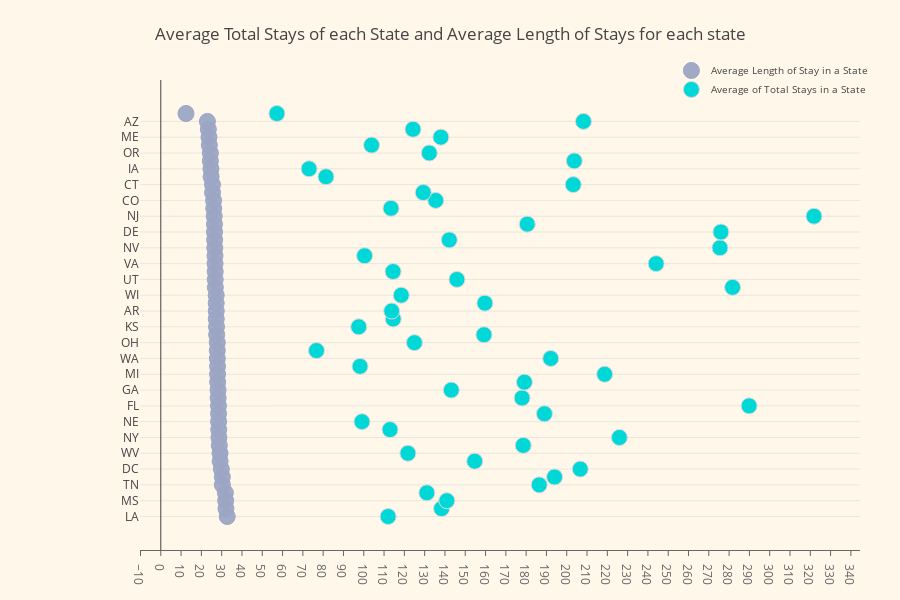

This figure's notebook cell:
### Code cell
query2 = """SELECT
  state, AVG(average_length_of_stays_days) as average_length_of_stays_days, AVG(total_stays) as total_stays
FROM
  `bigquery-public-data.cms_medicare.nursing_facilities_2014`
  GROUP BY 
  state
ORDER BY
  average_length_of_stays_days DESC;
        """
response2 = medicare.query_to_pandas_safe(query2)
response2.head(10)


trace0 = go.Scatter(
    x=response2.average_length_of_stays_days,
    y=response2.state,
    mode='markers',
    name='Average Length of Stay in a State',
    marker=dict(
        color='rgba(156, 165, 196, 0.95)',
        line=dict(
            color='rgba(156, 165, 196, 1.0)',
            width=1,
        ),
        symbol='circle',
        size=16,
    )
)
trace1 = go.Scatter(
    x=response2.total_stays,
    y=response2.state,
    mode='markers',
    name='Average of Total Stays in a State ',
    marker=dict(
        color='#00d8d8',
        line=dict(
            color='rgba(217, 217, 217, 1.0)',
            width=1,
        ),
        symbol='circle',
        size=16,
    )
)

data = [trace0, trace1]
layout = go.Layout(
    title="Average Total Stays of each State and Average Length of Stays for each state ",
    xaxis=dict(
        showgrid=False,
        showline=True,
        linecolor='rgb(102, 102, 102)',
        titlefont=dict(
            color='rgb(204, 204, 204)'
        ),
        tickfont=dict(
            color='rgb(102, 102, 102)',
        ),
        autotick=False,
        dtick=10,
        ticks='outside',
        tickcolor='rgb(102, 102, 102)',
    ),
    margin=dict(
        l=140,
        r=40,
        b=50,
        t=80
    ),
    legend=dict(
        font=dict(
            size=10,
        ),
        yanchor='middle',
        xanchor='right',
    ),
#     width=800,
    height=600,
    paper_bgcolor='rgb(254, 247, 234)',
    plot_bgcolor='rgb(254, 247, 234)',
    hovermode='closest',
)
fig = go.Figure(data=data, layout=layout)
iplot(fig, filename='lowest-oecd-votes-cast')

### Figure 1 — Plotly figure (JSON) as saved in the notebook; plotly's stock layout.template omitted (floating-point values rounded to 4 significant figures)
{"data": [{"type": "scatter", "x": [32.73, 32.11, 31.97, 31.81, 30.35, 30.32, 29.86, 29.23, 29.18, 28.83, 28.63, 28.56, 28.48, 28.46, 28.42, 28.24, 28.21, 28.01, 27.98, 27.97, 27.86, 27.83, 27.82, 27.54, 27.45, 27.32, 27.32, 27.29, 27.29, 26.89, 26.81, 26.81, 26.74, 26.7, 26.6, 26.53, 26.47, 26.45, 26.31, 26.08, 26.01, 25.5, 25.47, 24.79, 24.71, 24.44, 24.43, 23.93, 23.75, 23.43, 22.97, 12.42], "y": ["LA", "IN", "MS", "TX", "TN", "IL", "DC", "KY", "WV", "CA", "NY", "WY", "NE", "SC", "FL", "NC", "GA", "NH", "MI", "HI", "WA", "SD", "OH", "VT", "KS", "ID", "AR", "PA", "WI", "MD", "UT", "MO", "VA", "OK", "NV", "NM", "DE", "AL", "NJ", "MT", "CO", "RI", "CT", "ND", "IA", "MA", "OR", "AK", "ME", "MN", "AZ", "PR"], "mode": "markers", "name": "Average Length of Stay in a State", "marker": {"color": "rgba(156, 165, 196, 0.95)", "line": {"color": "rgba(156, 165, 196, 1.0)", "width": 1}, "symbol": "circle", "size": 16}}, {"type": "scatter", "x": [112.0, 138.3, 140.9, 131.1, 186.5, 194.0, 206.7, 154.7, 121.7, 178.6, 225.9, 112.9, 99.12, 189.0, 289.9, 178.0, 143.1, 179.1, 218.7, 98.17, 192.1, 76.71, 125.0, 159.2, 97.52, 114.5, 113.7, 159.7, 118.5, 281.7, 145.9, 114.4, 244.0, 100.4, 275.5, 142.1, 275.9, 180.6, 321.8, 113.4, 135.5, 129.3, 203.2, 81.39, 73.06, 203.7, 132.3, 103.9, 138, 124.3, 208.3, 57.2], "y": ["LA", "IN", "MS", "TX", "TN", "IL", "DC", "KY", "WV", "CA", "NY", "WY", "NE", "SC", "FL", "NC", "GA", "NH", "MI", "HI", "WA", "SD", "OH", "VT", "KS", "ID", "AR", "PA", "WI", "MD", "UT", "MO", "VA", "OK", "NV", "NM", "DE", "AL", "NJ", "MT", "CO", "RI", "CT", "ND", "IA", "MA", "OR", "AK", "ME", "MN", "AZ", "PR"], "mode": "markers", "name": "Average of Total Stays in a State ", "marker": {"color": "#00d8d8", "line": {"color": "rgba(217, 217, 217, 1.0)", "width": 1}, "symbol": "circle", "size": 16}}], "layout": {"title": "Average Total Stays of each State and Average Length of Stays for each state ", "xaxis": {"showgrid": false, "showline": true, "linecolor": "rgb(102, 102, 102)", "titlefont": {"color": "rgb(204, 204, 204)"}, "tickfont": {"color": "rgb(102, 102, 102)"}, "autotick": false, "dtick": 10, "ticks": "outside", "tickcolor": "rgb(102, 102, 102)"}, "margin": {"l": 140, "r": 40, "b": 50, "t": 80}, "legend": {"font": {"size": 10}, "yanchor": "middle", "xanchor": "right"}, "height": 600, "paper_bgcolor": "rgb(254, 247, 234)", "plot_bgcolor": "rgb(254, 247, 234)", "hovermode": "closest"}}
